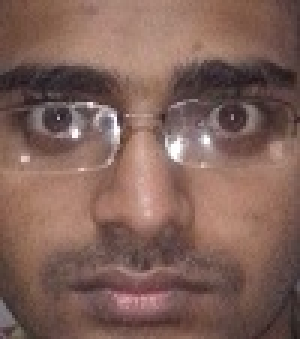
%> input picture imgset/img_1.jpg, 100 x 113 px (shown 3 times larger)
$ octave PCA_Manual.m   (GNU Octave 9; MATLAB toolbox functions it lacks are replaced by stand-ins)
%> lines starting %> are read from the running program, lines starting %| are printed output that depends on the picture
### imageRead.m
function [out] = imageRead(index, dim)
%> called with index = 1, dim = 50
% Use loop as necessay
i= index;
filepre='imageset/img_';

s=num2str(i); % i is the image number.

impath=strcat(filepre,s,'.jpg');
input = imread(impath);
%> input is the input picture: size 113x100x3 uint8; mean R, G, B 128.3, 97.7, 88.7

% Resize Image as necessary.
input = imresize(input, [dim,dim]);
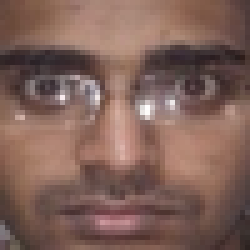
%> input: size 50x50x3 uint8 (shown 5 times larger); mean R, G, B 128.3, 97.7, 88.7

% Convert to grayscale image.
input = rgb2gray(input);
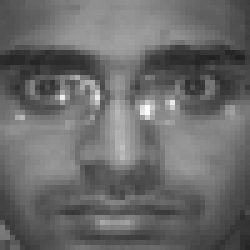
%> input: size 50x50 uint8 (shown 5 times larger); min 32, max 254, mean 105.8
 %figure; imshow(input);
out = zeros(1, dim * dim);
out = uint8(out);
k = 1;
for a = 1:  dim
    for b = 1: dim
        out(1,k) = input(a, b);
        k = k +1;
    end
end
%> after the loop, k = 2501; out = 2500 values, max 254 at index 1080, min 32 at index 598, mean 105.8

### PCA_Manual.m
%%%%%%%%%%%%%%%%%%%%%%%%%%%%%%%%%%%%%%%%%%%%%%%%%%%%%
%													%
%													%
%	Principal Component Analysis Implementation		%
%													%
%	Md. Redwan Karim Sony,							%
%	Student ID: 124401,								%
%	Department of CSE,								%
%	Islamic University of Technology(IUT)			%
%	Gazipur, Dhaka									%
%													%
%%%%%%%%%%%%%%%%%%%%%%%%%%%%%%%%%%%%%%%%%%%%%%%%%%%%%


clear; clc; close all ; %clearing all the previous information from the stack
%Number of images present in the test set
imageNum = 200;
%Size of the individual image. Here images are in square proportion.
dim = 50;
%Number of eigen values selected finally
NoOfEigenValues = 100;

X = zeros(imageNum, dim * dim);

% Arrange each image as a vector.
for i=1:imageNum
    face1 = imageRead(i, dim);
%> face1 has the same summary as out in imageRead
    X(i, :) = face1;
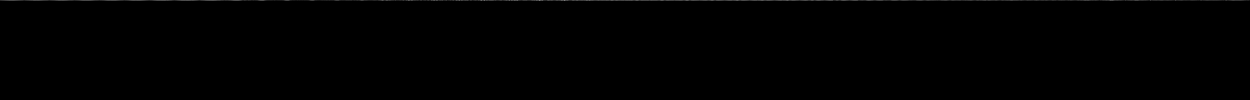
%> X: size 200x2500 double (shown at 1/2 size); min 0, max 254, mean 0.5
%> the run ends on the next line
